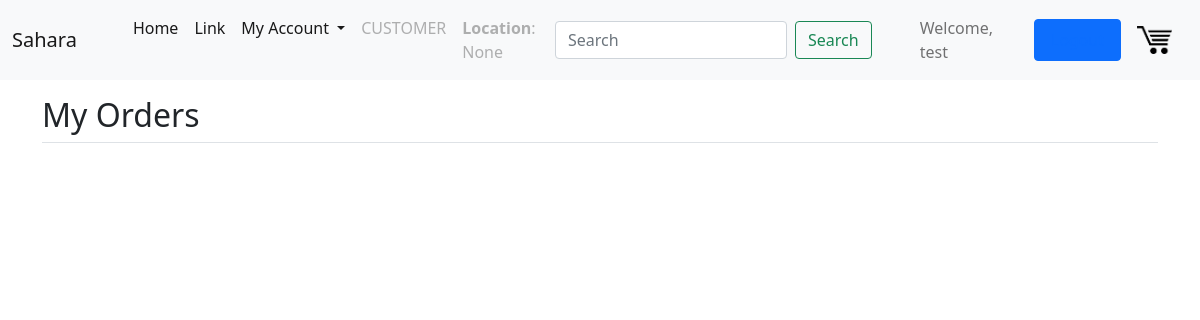
The page /u/test/orders/ (signed in) on the database as committed earlier.
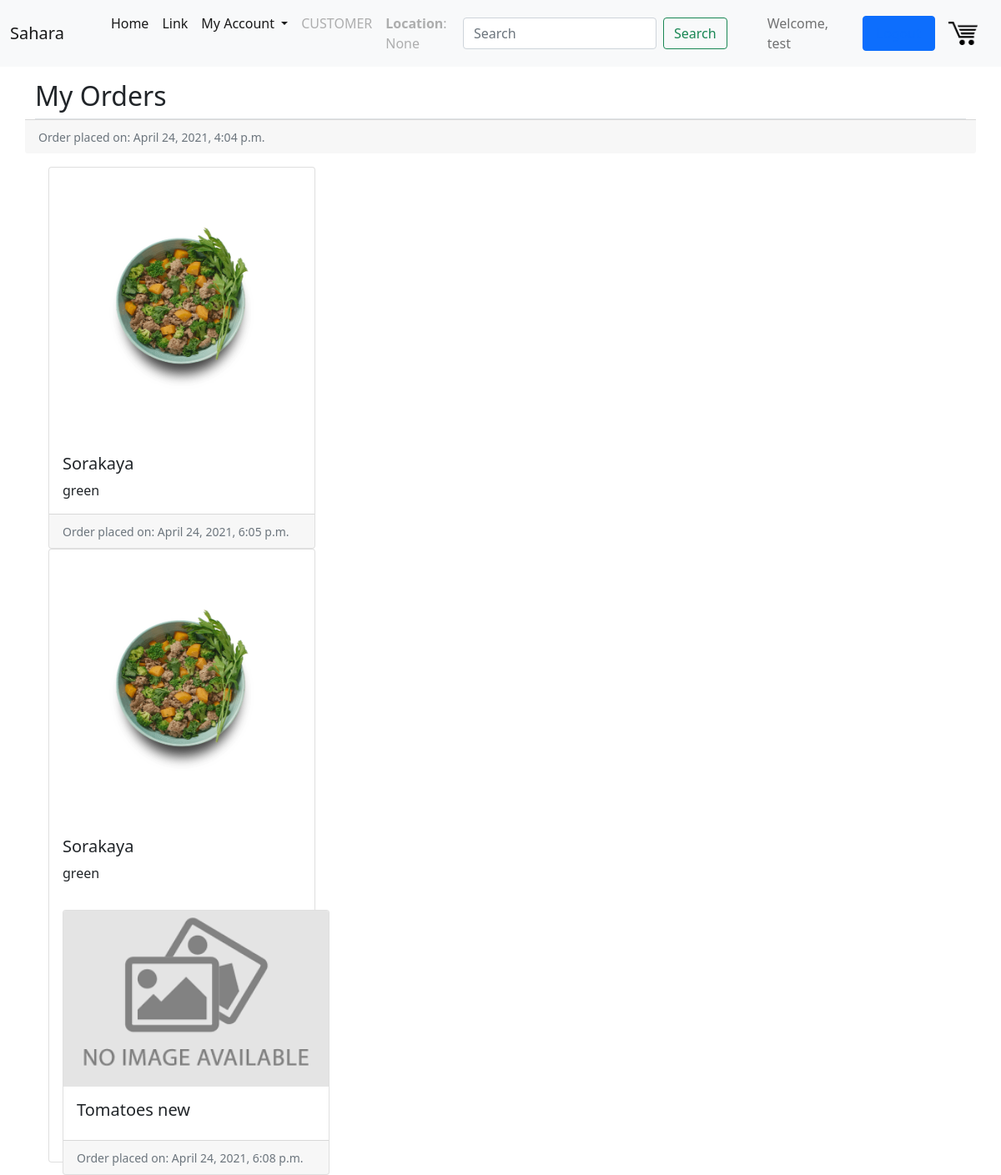
The same page on the database as committed later.
### users/models.py (models this page shows, shortened)
class Profile(models.Model):
    user = models.OneToOneField(User, on_delete=models.CASCADE)
    user_type = models.CharField(max_length=20, choices = USER_TYPES, default = "CUSTOMER")
    location = models.CharField(max_length=50, blank=True, null=True)
    country = models.CharField(max_length=50, blank=True, null=True)
    state = models.CharField(max_length=50, blank=True, null=True)

### core/models.py (models this page shows, shortened)
class Order(models.Model):
    customer = models.ForeignKey(User, on_delete=models.CASCADE)
    date_ordered = models.DateTimeField(auto_now_add=True)
    complete = models.BooleanField(default=False)
    transaction_id = models.CharField(max_length=200, blank=True, null=True)

class OrderItem(models.Model):
    product = models.ForeignKey(Product, on_delete=models.CASCADE)
    order = models.ForeignKey(Order, on_delete=models.CASCADE)
    quantity = models.DecimalField(max_digits=10, decimal_places=2, default=0.00, validators=[MinValueValidator(Decimal('0.00'))])

class Product(models.Model):
    seller = models.ForeignKey(User, on_delete = models.CASCADE, related_name="seller")
    date_posted = models.DateTimeField(auto_now_add=True)
    stock = models.DecimalField(max_digits=20, decimal_places=2, default=0.00, validators=[MinValueValidator(Decimal('0.00'))])
    title = models.CharField(max_length=255)
    content = models.TextField(blank=True, null=True)
    img = models.FileField(default = "default.png", upload_to = "", blank=True, null=True)
    rating = models.DecimalField(max_digits=3, decimal_places=2, default=0.00, validators=[MinValueValidator(Decimal('0.00'))])
    tags = models.CharField(
        max_length = 20,
        choices = CAT_CHOICES,
        default = 'vegetables',
    )
    measurment_unit = models.CharField(
        max_length = 5,
        choices = UNIT_CHOICES,
        default = 'kg',
    )
    price_per_unit = models.DecimalField(max_digits=20, decimal_places=2, validators=[MinValueValidator(Decimal('0.00'))])

### users/views.py (the view)
# urls.py: path('orders/', OrderByUser.as_view(), name="user-orders"),
class OrderByUser(LoginRequiredMixin, ListView):
        model = Order
        template_name = 'users/user_orders.html'
        context_object_name = 'prods'
        paginate_by = 20
        def get_queryset(self):
            user = get_object_or_404(User, username=self.kwargs.get('username'))
            return Order.objects.filter(customer=user, complete=True)
        def get_context_data(self, **kwargs):
            url = self.request.get_full_path()
            username = url.split("/")[-3]
            context = super().get_context_data(**kwargs)
            context['username'] = username
            return context

### users/templates/users/user_orders.html (shortened to what this page needs)
{% extends "core/base.html" %}
{% block content %}
      <div>
        <div class="border-bottom pt-3">
          <h2 >My Orders</h2>
        </div>
      </div>
      {% if request.user.username == username %}
    {% for order in prods %}
      {% for order_item in order.orderitem_set.all %}
        <div class="card mr-3" style="top:1rem; left: 1rem; width: 20rem; margin-right: 0.5rem; ">
            <a href="#">
                <img src="{{ order_item.product.img.url }}" class="card-img-top" alt="Product image">
            </a>
            <div class="card-body">
                <a style="text-decoration: none; color:inherit" href="#">
                    <h5 class="card-title">{{ order_item.product.title }}</h5>
                </a>
                <p class="card-text" style="white-space: nowrap; overflow: hidden; text-overflow: ellipsis;">{{ order_item.product.content }}</p>
            </div>
        {% endfor %}
        <div class="card-footer">
            <small class="text-muted">Order placed on: {{ order.date_ordered }}</small>
        </div>
      </div>
    {% endfor %}
    {% endif %}
{% endblock content %}

### core/templates/core/base.html (shortened to what this page needs)
{% load static %}
<!DOCTYPE html>
<html lang="en">
<head>
    <link href="https://cdn.jsdelivr.net/npm/bootstrap@5.0.0-beta3/dist/css/bootstrap.min.css" rel="stylesheet">
    <link rel="stylesheet" href="{% static 'core/css/main.css' %}">
</head>
<body>
    <header class = "site-header">
        <nav class="navbar navbar-expand-lg navbar-light bg-light">
            <div class="container-fluid">
              <a class="navbar-brand" href="{% url 'app-home' %}">Sahara</a>
              <div class="collapse navbar-collapse" id="navbarSupportedContent">
                <ul class="navbar-nav me-auto mb-2 mb-lg-0" style="position: relative; margin-left: 2rem;">
                  <li class="nav-item">
                    <a class="nav-link active" aria-current="page" href="{% url 'app-home' %}">Home</a>
                  </li>
                  <li class="nav-item">
                    <a class="nav-link active" href="#">Link</a>
                  </li>
                  <li class="nav-item dropdown">
                    <a class="nav-link active dropdown-toggle" href="#" id="navbarDropdown" role="button" data-bs-toggle="dropdown" aria-expanded="false">
                      My Account
                    </a>
                  </li>
                  {% if user.is_authenticated %}
                  <li class="nav-item">
                    <a class="nav-link disabled" href="#" tabindex="-1" aria-disabled="true">{{user.profile.user_type}}</a>
                  </li>
                  <li class="nav-item">
                    <a class="nav-link disabled" href="#" tabindex="-1" aria-disabled="true"><b>Location</b>: {{user.profile.location}}</a>
                  </li>
                  {% endif %}
                </ul>
                  <form method="POST" action="/search" class="d-flex text-center" style="margin-right: 3em;">
                    <input class="form-control me-2" name="search" type="search" placeholder="Search" id="searchbox" aria-label="Search">
                    <button class="nav-item btn btn-outline-success" type="submit">Search</button>
                  </form>
                {% if user.is_authenticated %}
                      <span class="navbar-text" style="margin-right: 0.5em;">
                      Welcome, {{user.username}}
                      </span>
                      <a class = "nav-item nav-link btn btn-primary d-flex" style="float: right; margin-left: 0.5rem;" href="/logout">Logout</a>
                {% endif %}
                <a href="{% url 'cart' %}">
                <img  id="cart-icon" width="35" style="margin-left: 1rem; margin-right: 1rem;" src="{% static 'core/cart.png' %}">
                </a>
              </div>
            </div>
          </nav>
    </header>
    <main role="main" class="container">
      <div class="row">
          {% block content %}{% endblock %}
        </div>
    </main>
    <link rel="stylesheet" href="https://use.fontawesome.com/releases/v5.7.0/css/all.css">
  </body>
</html>

Rows that differ between the two databases and show on the page:
now on this page (row edited): Order: date_ordered "April 24, 2021, 4:04 p.m."
added Order: date_ordered "April 24, 2021, 6:05 p.m."
added OrderItem: product.img (picture), product "Sorakaya", product.content "green", shown under "April 24, 2021, 6:05 p.m."
added Order: date_ordered "April 24, 2021, 6:08 p.m."
added OrderItem: product.img (picture), product "Sorakaya", product.content "green", shown under "April 24, 2021, 6:08 p.m."
added OrderItem: product.img (placeholder picture), product "Tomatoes new", shown under "April 24, 2021, 6:08 p.m."
